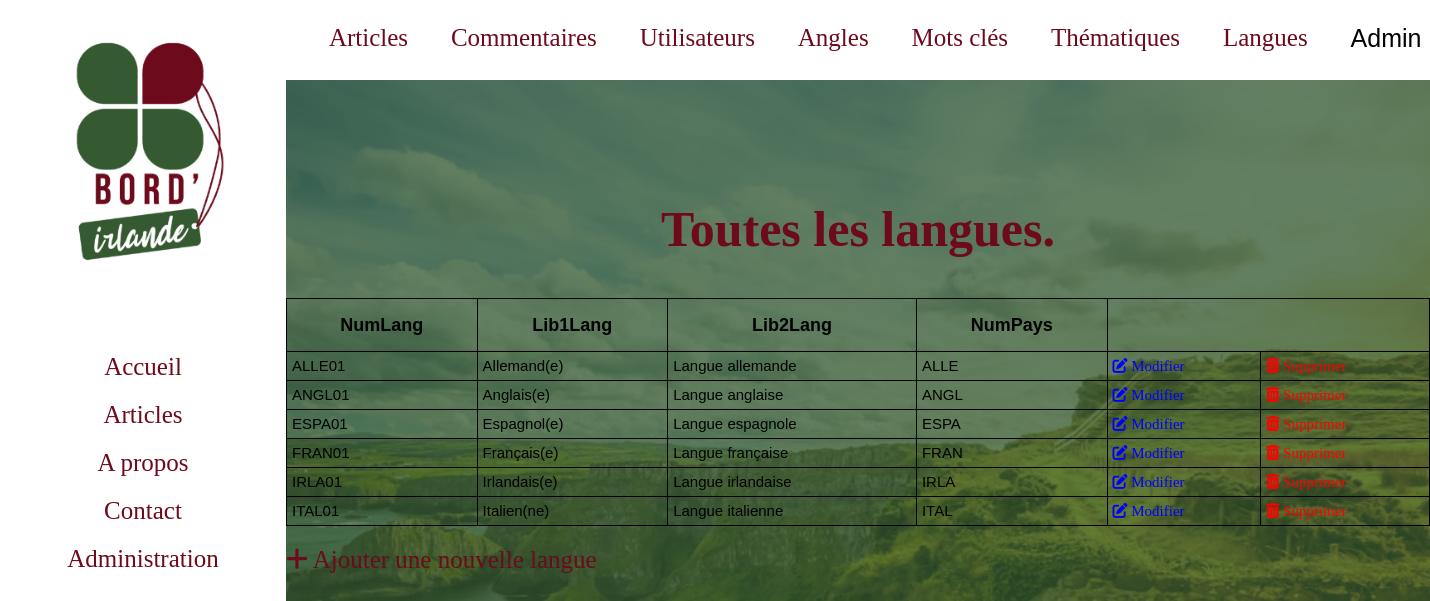
Page /langues/index.php (signed in) on the committed database.
### tables this page shows
CREATE TABLE IF NOT EXISTS `langue` (
  `NumLang` char(8) NOT NULL,
  `Lib1Lang` char(25) DEFAULT NULL,
  `Lib2Lang` char(45) DEFAULT NULL,
  `NumPays` char(4) DEFAULT NULL,
  PRIMARY KEY (`NumLang`),
  KEY `LANGUE_FK` (`NumLang`)
);

### langues/index.php (the view, shortened to what this page needs)
<?php
    include '../assets/php/connect_PDO.php';
?>
<!DOCTYPE html>
<html>
    <head>
		<link rel="stylesheet" href="../assets/css/style.css" />
    </head>
    <body>
            <?php include '../assets/php/menuInAdminShow.php'; ?>
        <div class="thematiques">
            <?php include '../assets/php/menuAdmin.php'; ?>
            <h1>Toutes les langues.</h1>
            <table>
                <thead>
                    <tr>
                        <th>NumLang</th>
                        <th>Lib1Lang</th>
                        <th>Lib2Lang</th>
                        <th>NumPays</th>
                    </tr>
                </thead>
                <tbody>
                <?php
                    $req = $bdd->query('SELECT * FROM langue ORDER BY NumLang');
                    while ($donnees = $req->fetch())
                    {
                ?>
                    <tr>
                        <td><?php echo $donnees['NumLang'];?></td>
                        <td><?php echo $donnees['Lib1Lang'];?></td>
                        <td><?php echo $donnees['Lib2Lang'];?></td>
                        <td><?php echo $donnees['NumPays'];?></td>
                        <td><a href="update.php?id=<?php echo $donnees['NumLang'];?>" class="modified_link"><i class="fas fa-edit"></i> Modifier</a></td>
                        <td><a href="delete.php?id=<?php echo $donnees['NumLang'];?>" class="delete_link" data-id="<?php echo $donnees['NumLang']; ?>"><i class="fas fa-trash-alt"></i> Supprimer</a></td>
                    </tr>
                    <?php
                        }
                    ?>
                </tbody>
            </table>
            <a href="new.php" class="add"><i class="fas fa-plus"></i> Ajouter une nouvelle langue</a>
        </div>
    </body>
</html>

### assets/css/style.css (style rules this page uses)
body { display: flex; margin: 0px; background-image: url("../images/image_2.png"); background-repeat: no-repeat; background-attachment: fixed; background-color: #345831; background-size: cover; width: 100vw; height: 100vh; }
.thematiques { display: flex; flex-direction: column; margin-left: 20vw; }
.thematiques h1 { font-family: 'Bebas Neue', cursive; color: #6D0A1B; text-align: center; font-size: 50px; padding-top: 10vh; margin: 0px; margin-top: 5vh; }
.thematiques a { text-decoration: none; font-family: 'Bebas Neue', cursive; color: #355931; }
.thematiques table { border-collapse: collapse; color: black; font-family: 'Helvetica', sans-serif; font-weight: 400; font-size: 15px; width: 100%; margin-top: 5vh; }
.thematiques table, th, td { border: 1px solid black; }
.thematiques th { height: 50px; font-size: 18px; min-width: 100px; }
.thematiques td { vertical-align: top; padding: 5px; }
.thematiques a { color: #6D0A1B; }
.thematiques .modified_link { color: blue; }
.thematiques .delete_link { color: red; }
.thematiques .add { font-size: 25px; margin-top: 20px; }

### rows in the picture
langue: NumLang "ALLE01", Lib1Lang "Allemand(e)", Lib2Lang "Langue allemande", NumPays "ALLE"
langue: NumLang "ANGL01", Lib1Lang "Anglais(e)", Lib2Lang "Langue anglaise", NumPays "ANGL"
langue: NumLang "ESPA01", Lib1Lang "Espagnol(e)", Lib2Lang "Langue espagnole", NumPays "ESPA"
langue: NumLang "FRAN01", Lib1Lang "Français(e)", Lib2Lang "Langue française", NumPays "FRAN"
langue: NumLang "IRLA01", Lib1Lang "Irlandais(e)", Lib2Lang "Langue irlandaise", NumPays "IRLA"
langue: NumLang "ITAL01", Lib1Lang "Italien(ne)", Lib2Lang "Langue italienne", NumPays "ITAL"

### other values in the picture
$_SESSION['login'] "Admin"
